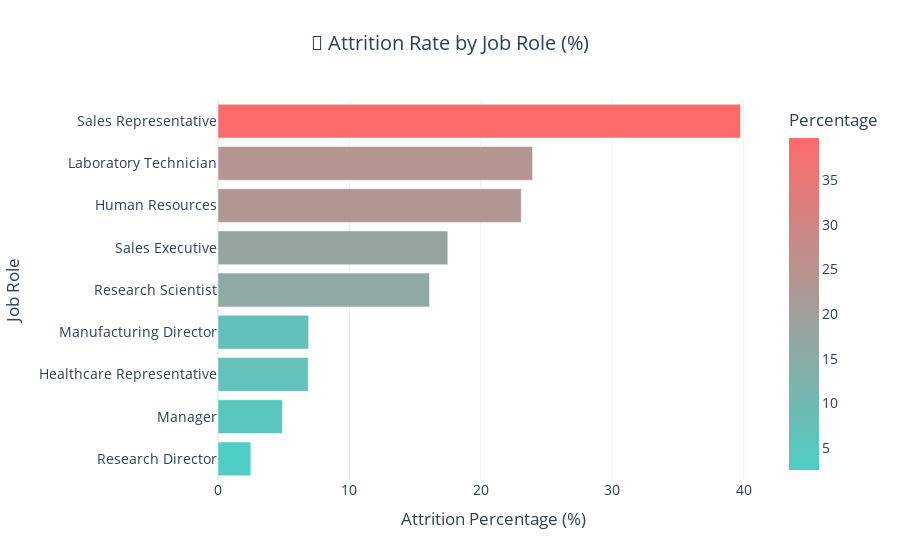

The notebook cell this image was saved under:
### Markdown cell above
### **Is there a relationship between job type (JobRole) and employee turnover rate?**

### Code cell
role_attrition = (
    df.groupby('JobRole')['Attrition']
    .value_counts(normalize=True)
    .mul(100)
    .rename('Percentage')
    .reset_index()
)

role_attrition_yes = role_attrition[role_attrition['Attrition'] == 'Yes']

fig = px.bar(
    role_attrition_yes.sort_values(by='Percentage', ascending=True),
    x='Percentage',
    y='JobRole',
    orientation='h',
    color='Percentage',
    color_continuous_scale=['#4ECDC4', '#FF6B6B'],
    title="🔹 Attrition Rate by Job Role (%)"
)

fig.update_layout(
    template='plotly_white',
    title_font_size=20,
    title_x=0.5,
    xaxis_title="Attrition Percentage (%)",
    yaxis_title="Job Role",
    font=dict(size=14)
)

fig.show()

### Figure 1 — Plotly figure (JSON) as saved in the notebook; plotly's stock layout.template omitted (floating-point values rounded to 4 significant figures)
{"data": [{"hovertemplate": "Percentage=%{marker.color}<br>JobRole=%{y}<extra></extra>", "legendgroup": "", "marker": {"color": [2.5, 4.902, 6.87, 6.897, 16.1, 17.48, 23.08, 23.94, 39.76], "coloraxis": "coloraxis", "pattern": {"shape": ""}}, "name": "", "orientation": "h", "showlegend": false, "textposition": "auto", "type": "bar", "x": [2.5, 4.902, 6.87, 6.897, 16.1, 17.48, 23.08, 23.94, 39.76], "xaxis": "x", "y": ["Research Director", "Manager", "Healthcare Representative", "Manufacturing Director", "Research Scientist", "Sales Executive", "Human Resources", "Laboratory Technician", "Sales Representative"], "yaxis": "y"}], "layout": {"barmode": "relative", "coloraxis": {"colorbar": {"title": {"text": "Percentage"}}, "colorscale": [[0, "#4ECDC4"], [1, "#FF6B6B"]]}, "font": {"size": 14}, "legend": {"tracegroupgap": 0}, "title": {"font": {"size": 20}, "text": "🔹 Attrition Rate by Job Role (%)", "x": 0.5}, "xaxis": {"anchor": "y", "domain": [0, 1], "title": {"text": "Attrition Percentage (%)"}}, "yaxis": {"anchor": "x", "domain": [0, 1], "title": {"text": "Job Role"}}}}
